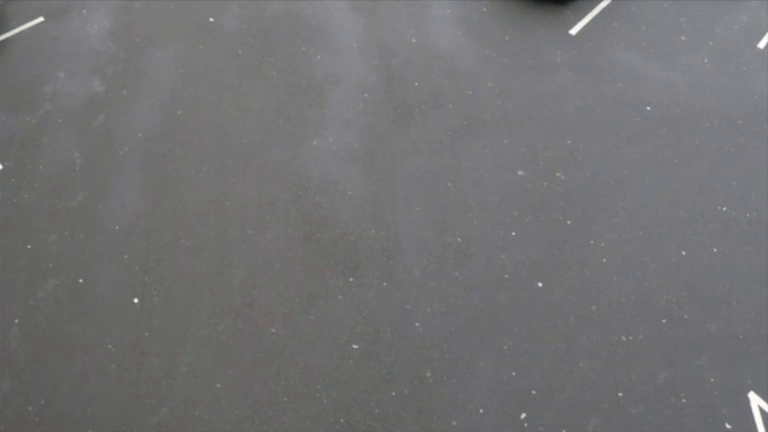
#> input picture frame 37 of traffic_video.mp4, 768 x 432 px
$ python Penghitung_Kendaraan.py
#> lines starting #> are read from the running program, lines starting #| are printed output that depends on the picture
import cv2
import numpy as np
import os

gunakan_kamera_langsung = False

jalur_video = os.path.join(os.path.dirname(__file__), 'traffic_video.mp4')
if gunakan_kamera_langsung:
    kamera_video = cv2.VideoCapture(0)
else:
    kamera_video = cv2.VideoCapture(jalur_video)

pemisah_latar = cv2.createBackgroundSubtractorMOG2(history=500, varThreshold=50, detectShadows=True)

garis_y = 250
toleransi = 15

jumlah_motor = 0
jumlah_mobil = 0
jumlah_truk = 0

memori_titik_tengah = []
jumlah_frame = 0

while True:
    berhasil, frame = kamera_video.read()
#> frame is the input picture: shape (432, 768, 3); mean B, G, R 114.8, 113.7, 114
    if not berhasil:
        break

    frame = cv2.resize(frame, (640, 480))
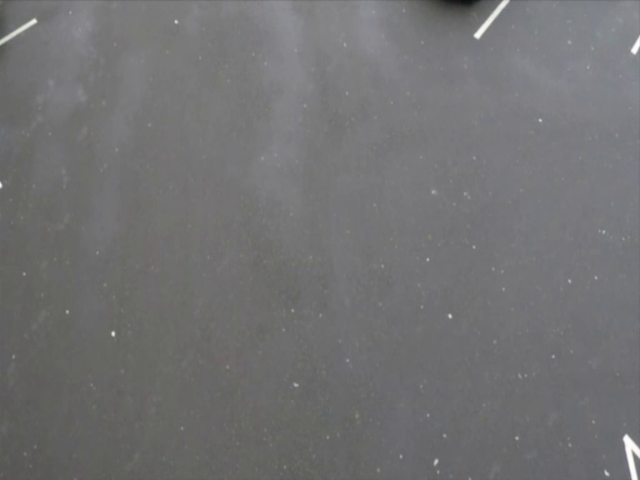
#> frame: shape (480, 640, 3); mean B, G, R 114.7, 113.6, 114
    jumlah_frame += 1

    abu_abu = cv2.cvtColor(frame, cv2.COLOR_BGR2GRAY)

    masking_depan = pemisah_latar.apply(abu_abu)
#> masking_depan: shape (480, 640); every value is 127

    _, hasil_threshold = cv2.threshold(masking_depan, 200, 255, cv2.THRESH_BINARY)
#> hasil_threshold: shape (480, 640); every value is 0

    kernel = cv2.getStructuringElement(cv2.MORPH_RECT, (5, 5))
    morfologi = cv2.morphologyEx(hasil_threshold, cv2.MORPH_OPEN, kernel, iterations=1)
    morfologi = cv2.morphologyEx(morfologi, cv2.MORPH_CLOSE, kernel, iterations=1)

    kumpulan_kontur, _ = cv2.findContours(morfologi, cv2.RETR_EXTERNAL, cv2.CHAIN_APPROX_SIMPLE)
#> kumpulan_kontur = []

    cv2.line(frame, (0, garis_y), (640, garis_y), (0, 255, 255), 2)
    cv2.putText(frame, "Garis Hitung", (10, garis_y - 10), cv2.FONT_HERSHEY_SIMPLEX, 0.5, (0, 255, 255), 1)

    for kontur in kumpulan_kontur:
        luas_area = cv2.contourArea(kontur)

        if luas_area < 500:
            continue

        x, y, lebar, tinggi = cv2.boundingRect(kontur)
        titik_tengah_x = x + int(lebar / 2)
        titik_tengah_y = y + int(tinggi / 2)
        luas_kotak = lebar * tinggi

        if luas_kotak < 3000:
            jenis = "Motor"
            warna = (0, 255, 0)
        elif 3000 <= luas_kotak < 60000:
            jenis = "Mobil"
            warna = (255, 0, 0)
        else:
            jenis = "Truk/Bus"
            warna = (0, 0, 255)

        cv2.rectangle(frame, (x, y), (x + lebar, y + tinggi), warna, 2)
        cv2.circle(frame, (titik_tengah_x, titik_tengah_y), 4, warna, -1)
        cv2.putText(frame, jenis, (x, y - 5), cv2.FONT_HERSHEY_SIMPLEX, 0.5, warna, 2)

        if (garis_y - toleransi) < titik_tengah_y < (garis_y + toleransi):
            sudah_dihitung = False
            for titik in memori_titik_tengah:
                if abs(titik_tengah_x - titik[0]) < 50 and abs(titik_tengah_y - titik[1]) < 50:
                    if (jumlah_frame - titik[2]) < 30:
                        sudah_dihitung = True
                        break

            if not sudah_dihitung:
                memori_titik_tengah.append((titik_tengah_x, titik_tengah_y, jumlah_frame))

                if jenis == "Motor":
                    jumlah_motor += 1
                elif jenis == "Mobil":
                    jumlah_mobil += 1
                elif jenis == "Truk/Bus":
                    jumlah_truk += 1

                cv2.line(frame, (0, garis_y), (640, garis_y), (0, 0, 255), 4)
#> this loop made 0 passes
#> after the loop, jumlah_mobil = 0; jumlah_motor = 0; jumlah_truk = 0; memori_titik_tengah = []

    cv2.rectangle(frame, (10, 10), (250, 100), (0, 0, 0), -1)
    cv2.putText(frame, f"Motor   : {jumlah_motor}", (20, 35), cv2.FONT_HERSHEY_SIMPLEX, 0.6, (0, 255, 0), 2)
    cv2.putText(frame, f"Mobil   : {jumlah_mobil}", (20, 60), cv2.FONT_HERSHEY_SIMPLEX, 0.6, (255, 0, 0), 2)
    cv2.putText(frame, f"Truk/Bus: {jumlah_truk}", (20, 85), cv2.FONT_HERSHEY_SIMPLEX, 0.6, (0, 0, 255), 2)
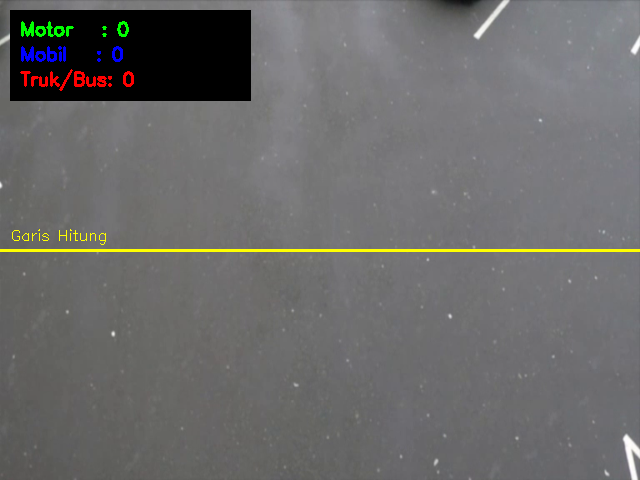
#> frame: shape (480, 640, 3); mean B, G, R 105.7, 106.4, 106.9

    cv2.imshow("Video Asli (ATM Paper 2)", frame)
    cv2.imshow("Background Subtraction (Blob)", morfologi)

    if cv2.waitKey(30) & 0xFF == ord('q'):
#> (key q is pressed here)
        break

kamera_video.release()
cv2.destroyAllWindows()

print("\n HASIL AKHIR PENGHITUNGAN")
print(f"Total Motor   : {jumlah_motor}")
#| Total Motor   : 0
print(f"Total Mobil   : {jumlah_mobil}")
#| Total Mobil   : 0
print(f"Total Truk/Bus: {jumlah_truk}")
#| Total Truk/Bus: 0
print("Selesai.")

$ run again, starting later in the video
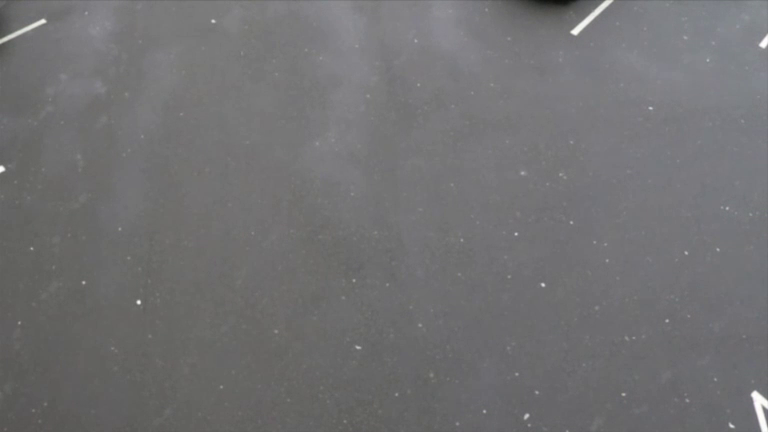
#> input picture frame 169 of traffic_video.mp4, 768 x 432 px
#> frame is the input picture: shape (432, 768, 3); mean B, G, R 114.4, 113.2, 113.6
#> `frame = cv2.resize(frame, (640, 480))`:
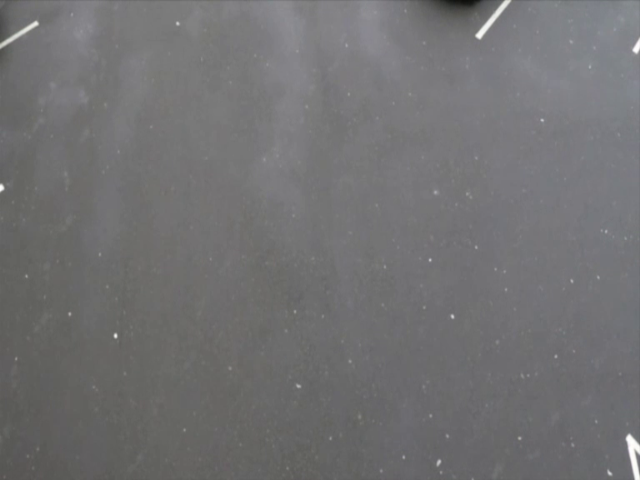
#> frame: shape (480, 640, 3); mean B, G, R 114.4, 113.2, 113.5
#> masking_depan: shape (480, 640); every value is 127
#> hasil_threshold: shape (480, 640); every value is 0
#> kumpulan_kontur = []
#> after the loop `for kontur in kumpulan_kontur:`: jumlah_mobil = 0; memori_titik_tengah = []
#> `cv2.putText(frame, f"Truk/Bus: {jumlah_truk}", (20, 85), cv2.FONT_HERS..`:
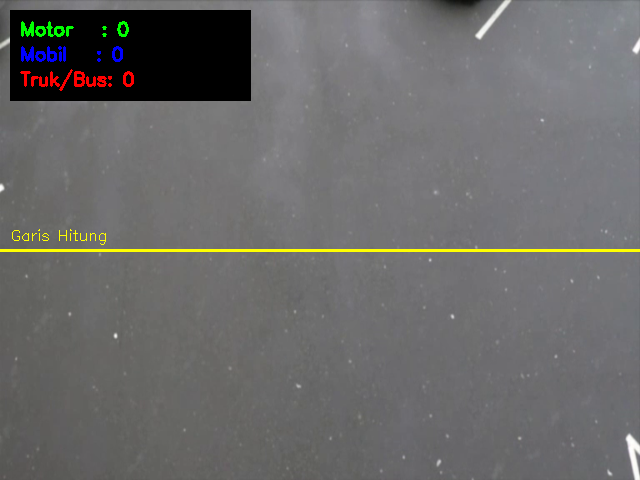
#> frame: shape (480, 640, 3); mean B, G, R 105.3, 106, 106.5
#| Total Motor   : 0
#| Total Mobil   : 0
#| Total Truk/Bus: 0

$ run again, starting later in the video
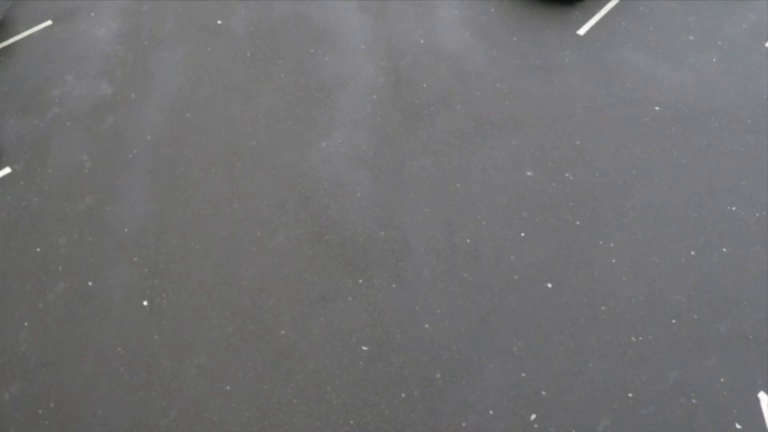
#> input picture frame 301 of traffic_video.mp4, 768 x 432 px
#> frame is the input picture: shape (432, 768, 3); mean B, G, R 114.4, 113.1, 113.4
#> `frame = cv2.resize(frame, (640, 480))`:
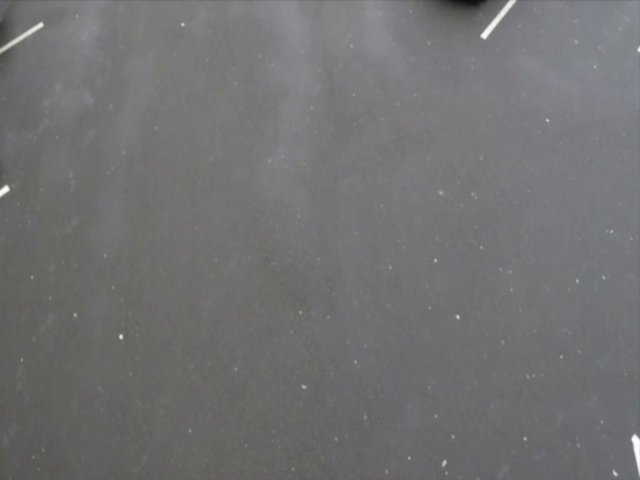
#> frame: shape (480, 640, 3); mean B, G, R 114.3, 113, 113.3
#> masking_depan: shape (480, 640); every value is 127
#> hasil_threshold: shape (480, 640); every value is 0
#> kumpulan_kontur = []
#> after the loop `for kontur in kumpulan_kontur:`: jumlah_mobil = 0; memori_titik_tengah = []
#> `cv2.putText(frame, f"Truk/Bus: {jumlah_truk}", (20, 85), cv2.FONT_HERS..`:
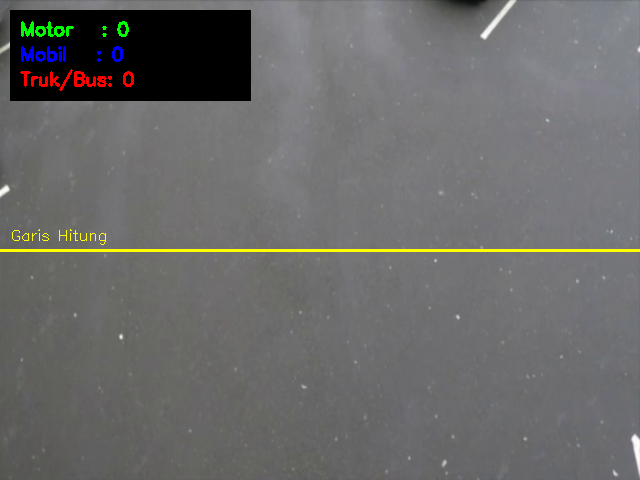
#> frame: shape (480, 640, 3); mean B, G, R 105.3, 105.9, 106.3
#| Total Motor   : 0
#| Total Mobil   : 0
#| Total Truk/Bus: 0
